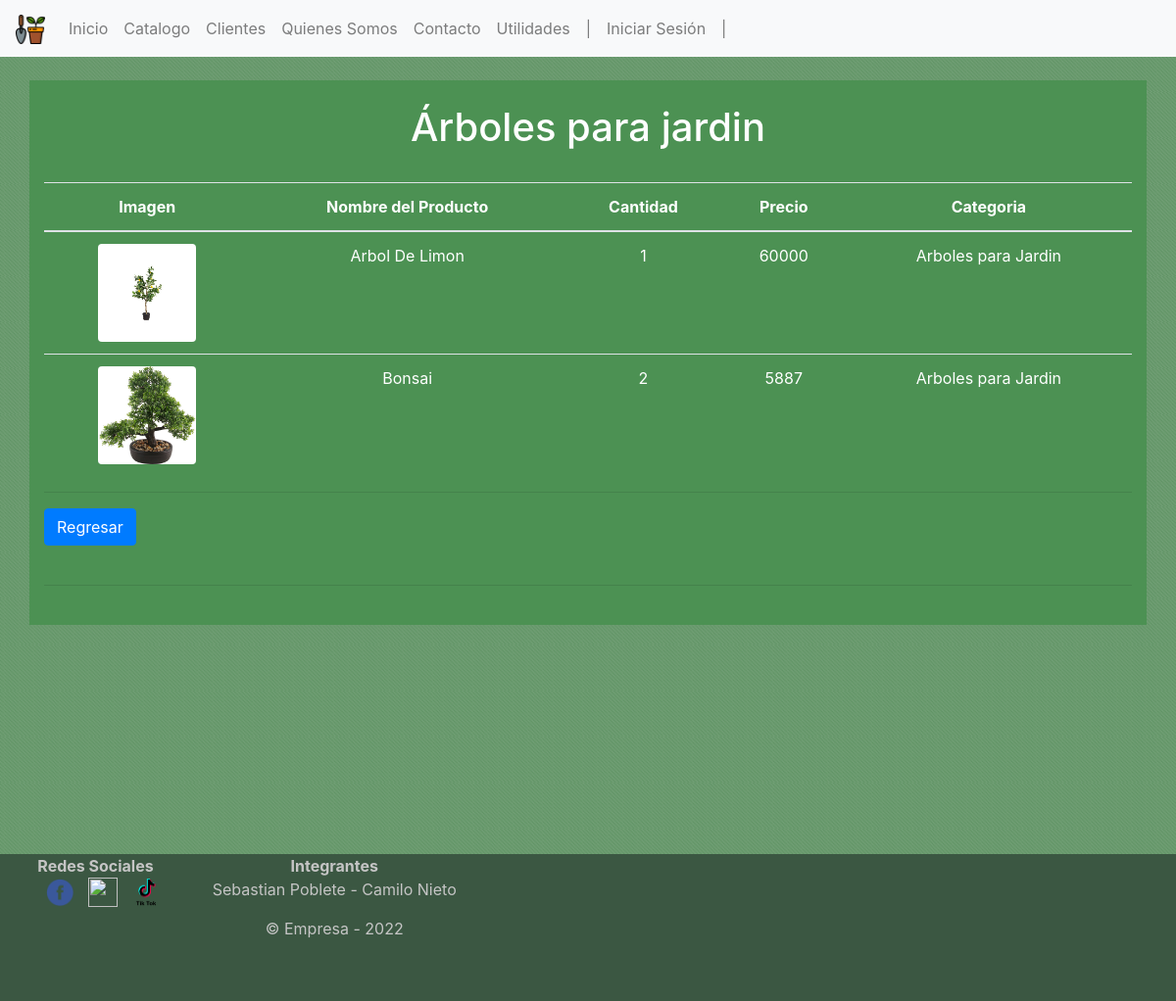
The page /catalogo_arboles/ on the database its author committed.
### Jardineria/models.py (models this page shows, shortened)
class Producto (models.Model):
    foto = models.ImageField(upload_to="Producto", null=True, blank=True)
    nombre = models.CharField(max_length=40 ,primary_key=True, verbose_name='Nombre')
    cantidad = models.IntegerField(verbose_name='Cantidad Disponible')
    precio = models.IntegerField(verbose_name='Precio')
    categoria = models.ForeignKey(Categoria, on_delete=models.CASCADE)

class Categoria (models.Model):
    idCategoria = models.IntegerField(primary_key=True, verbose_name='ID de Categoría')
    nombreCategoria = models.CharField(max_length=40, verbose_name='Nombre de Categoría')
    def __str__(self):
        return self.nombreCategoria

### Jardineria/views.py (the view)
def catalogo_arboles (request):
    producto = Producto.objects.filter(categoria = 4)
    datos = {
        'producto' : producto
        }
    return render(request, 'Catalogo_arboles.html',datos)

### Jardineria/templates/Catalogo_arboles.html (shortened to what this page needs)
<!DOCTYPE html>
<html lang="en">
<head>
    {% load static %}
    <link rel="stylesheet" href="{% static 'css/Estilos.css' %}">
    <link href="{% static 'css/bootstrap.min.css' %}" type="text/css" rel="stylesheet">
    <link rel="stylesheet" href="https://cdn.jsdelivr.net/npm/bootstrap@4.6.1/dist/css/bootstrap.min.css">
</head>
<body>
<body background="{% static 'img/Imagenes/Color1.png'%}">
    <nav class="navbar navbar-expand-sm navbar-light bg-light">
    {% load static %}
    <a class="navbar-brand" href="#">
        <img src="{% static 'img/Logotipos/Logo.png'%}" width="30" height="30" alt="">
    </a>
    <div class="collapse navbar-collapse" id="opciones">
        <ul class="navbar-nav">
            <li class="nav-item">
                <a class="nav-link" href="{% url 'inicio' %}" onmouseover="style.color = 'green'" onmouseout="style.color= 'grey'">Inicio </a>
            </li>
            <li class="nav-item">
                <a class="nav-link" href="{% url 'catalogo' %}" onmouseover="style.color = 'green'" onmouseout="style.color= 'grey'">Catalogo</a>
            </li>
            <li class="nav-item">
                <a class="nav-link" href="{% url 'galeria_cliente' %}" onmouseover="style.color = 'green'" onmouseout="style.color= 'grey'">Clientes</a>
            </li>
            <li class="nav-item">
                <a class="nav-link" href="{% url 'somos' %}" onmouseover="style.color = 'green'" onmouseout="style.color= 'grey'">Quienes Somos</a>
            </li>
            <li class="nav-item">
                <a class="nav-link" href="{% url 'contacto' %}" onmouseover="style.color = 'green'" onmouseout="style.color= 'grey'">Contacto</a>
            </li>
            <li class="nav-item">
                <a class="nav-link" href="{% url 'utilidades' %}" onmouseover="style.color = 'green'" onmouseout="style.color= 'grey'">Utilidades</a>
            </li>
            {% if user.is_authenticated %}
            <li class="nav-item">
                <a class="nav-link" href="#" onmouseover="style.color = 'green'" onmouseout="style.color= 'grey'">|</a>
            </li>
            <li class="nav-item">
                <a class="nav-link" href="{% url 'inventario' %}" onmouseover="style.color = 'green'" onmouseout="style.color= 'grey'">Productos</a>
            <li class="nav-item">
                <a class="nav-link" href="{% url 'peticiones_contacto' %}" onmouseover="style.color = 'green'" onmouseout="style.color= 'grey'">Peticiones</a>
            </li>
            <li class="nav-item">
                <a class="nav-link" href="{% url 'cliente' %}" onmouseover="style.color = 'green'" onmouseout="style.color= 'grey'">Cliente</a>
            </li>
            <li class="nav-item">
                <a class="nav-link" href="#" onmouseover="style.color = 'green'" onmouseout="style.color= 'grey'">|</a>
            </li>
            <a class="nav-link" href="{% url 'logout' %}" onmouseover="style.color = 'green'" onmouseout="style.color= 'grey'">Cerrar Sesión</a>
            <li class="nav-item">
                <a class="nav-link" href="#" onmouseover="style.color = 'green'" onmouseout="style.color= 'grey'">|</a>
            </li>
            <li class="nav-item">
                <a class="nav-link" href="#" onmouseover="style.color = 'green'" onmouseout="style.color= 'grey'">Usuario: {{user.username}}</a>
            </li>
            {% else %}
            <li class="nav-item">
                <a class="nav-link" href="#" onmouseover="style.color = 'green'" onmouseout="style.color= 'grey'">|</a>
            </li>
            <a class="nav-link" href="{% url 'login' %}" onmouseover="style.color = 'green'" onmouseout="style.color= 'grey'">Iniciar Sesión</a>
            {% endif %}
            <li class="nav-item">
                <a class="nav-link" href="#" onmouseover="style.color = 'green'" onmouseout="style.color= 'grey'">|</a>
            </li>
        </ul>
    </div>
    </nav>
    <br>
    <div class="container ColorContacto2" >
        <br>
        <div style="overflow-x:auto;" class="cajacontacto">
            <h1 class="colorRG">Árboles para jardin </h1>
            <br>
            <table class="table">
                <thead class="colorRG">
                    <tr>
                        <th>Imagen</th>
                        <th>Nombre del Producto </th>
                        <th>Cantidad </th>
                        <th>Precio </th>
                        <th>Categoria</th>
                    </tr>
                </thead>
                <tbody class="colorRG">
                {% for pro in producto %}
                    <tr>
                        <td>{% if pro.foto %}
                        <img src="{{ pro.foto.url}}" class="rounded"width="100" height="100">
                        {% endif %}</td>
                        <td>{{ pro.nombre }}</td>
                        <td>{{ pro.cantidad }}</td>
                        <td>{{ pro.precio }}</td>
                        <td>{{ pro.categoria }}</td>
                    </tr>
                {% endfor %}
                </tbody>
            </table>
            <hr>
            <a href= "{% url 'catalogo' %}" class="btn btn-primary" value="Limpiar">Regresar</a>
            <br>
            <br>
            <hr>
            <br>
        </div>
    </div>
        <br>
        <br>
        <br>
        <br>
        <br>
        <br>
        <br>
        <br>
        <br>
        <br>
        <br>
        <br>
        <br>
        <br>
        <br>
        <br>
  <footer>
    <div class="row col-12">
        <div class="col-lg-2">
          <strong> Redes Sociales</strong>
            <div class="center-block">
              <a href="#"><img  src="{% static 'img/Logotipos/Facebook.png'%}"  alt="" width="30px" height="30px" style=" margin-left: 15px;">  </a>
              <a href="#"><img  src="{% static 'img/Logotipos/Instagram.png'%}" alt="" width="30px" height="30px" style=" margin-left: 10px;">  </a>
              <a href="#"><img  src="{% static 'img/Logotipos/TikTok.png'%}"    alt="" width="30px" height="30px" style=" margin-left: 10px;">  </a>
            </div>
        </div>
            <div class="col-lg-3">
                <strong>Integrantes</strong>
                <P>Sebastian Poblete - Camilo Nieto </P>
                <p>&copy; Empresa - 2022</p>
            </div>
        </div>
  </footer>
</body>
</html>

### Jardineria/static/css/estilos.css (style rules this page uses)
html { min-height: 100%; position: relative; }
body { margin: 0; margin-bottom: 40px; }
footer { background-color: #3b5742; position: absolute; height: 150px; bottom: 0; width: 100%; margin-top: 5px; color: #c5c5c5; text-align: center; }
.ColorContacto2 { background-color: #4c9153; color: rgb(255, 255, 255); }
.colorRG { color: white; text-align: center; }

### rows shown on the page
Producto: foto (picture), nombre "Arbol De Limon", cantidad "1", precio "60000", categoria "Arboles para Jardin"
Producto: foto (picture), nombre "Bonsai", cantidad "2", precio "5887", categoria "Arboles para Jardin"
